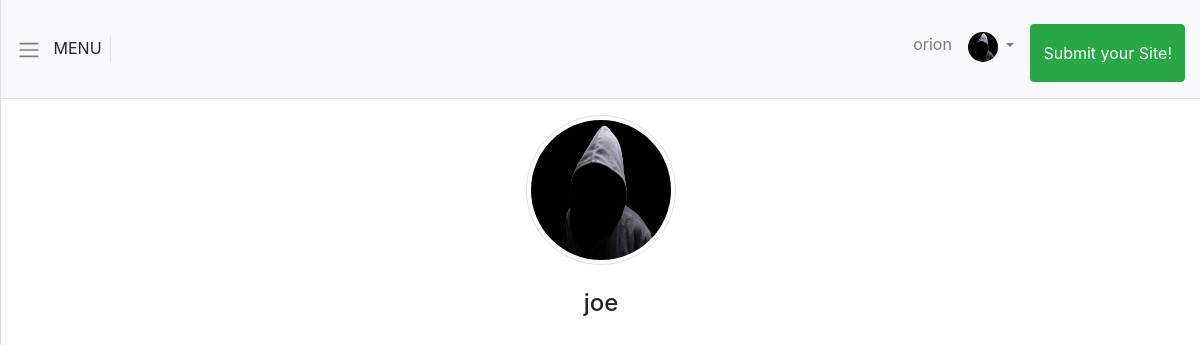
The page /accounts/user/4 (signed in) on the database its author committed.
### accounts/models.py (models this page shows, shortened)
class CustomUser(AbstractUser):
    avatar = models.ImageField(upload_to='avatars', default='default_avatar.jpg')
    bio = models.CharField(max_length=500, null=True, blank=True)
    telephone = models.CharField(max_length=13, blank=True, null=True)
    def __str__(self):
        return self.username

### accounts/views.py (the view)
# urls.py: path('user/<int:pk>', UserDetailView.as_view(), name='profile'),
class UserDetailView(DetailView):
    model = CustomUser
    template_name = 'profile.html'

### templates/profile.html
{% extends 'base.html' %}
{% block content%}
<div class="profile_details my-3">
    <img src="{{object.avatar.url}}" alt="{{object}}" class="img-thumbnail profile_avatar">
    <div class="my-4">
        <h4>{{object.username}}</h4>
    </div>
</div>
{% endblock content%}

### templates/navbar.html (shortened to what this page needs)
<nav class="navbar navbar-expand-lg navbar-light bg-light border-bottom p-3 my_navbar">
    <div style="cursor: pointer; height: 100%;" id='menu-toggle' class="border-right">
        <span class="navbar-toggler-icon"></span>
        <span class="px-2">MENU</span>
    </div>
    <div class="collapse navbar-collapse" id="navbarSupportedContent">
        <ul class="navbar-nav ml-auto mt-2">
            {% if user.is_authenticated%}
            <li class="nav-item">
                <a class="nav-link" href="{%url 'profile' user.id%}">{{user.username}}</a>
            </li>
            <li class="nav-item dropdown">
                <a class="nav-link dropdown-toggle" href="#" id="navbarDropdown" role="button" data-toggle="dropdown"
                    aria-haspopup="true" aria-expanded="false">
                    <img src="{{user.avatar.url}}" alt="user.username" class="navbar_avatar">
                </a>
            </li>
            <li>
                <a class="btn btn-success btn-large h-100 py-3 ml-2" href="{% url 'add_site' %}">Submit your Site!</a>
            </li>
            {% else %}
            <li class="nav-item">
                <a class="nav-link" href="{% url 'login' %}">REGISTER/LOGIN</a>
            </li>
            {% endif %}
        </ul>
    </div>
</nav>

### static/css/simple-sidebar.css (style rules this page uses)
body { overflow-x: hidden; }

### static/css/main.css (style rules this page uses)
.profile_details { display:flex; flex-direction: column; justify-content: center; align-items: center; }
.profile_avatar { height: 150px; width:150px; border-radius: 50%; }
.navbar_avatar { width:30px; height:30px; border-radius: 50%; }

### rows shown on the page
CustomUser: username "orion", avatar (placeholder picture)
CustomUser: avatar (placeholder picture), username "joe"
